Frame 1 (no input): blank canvas, image omitted
Frame 60 (the mouse pressed at the canvas centre just before this capture): blank canvas, image omitted
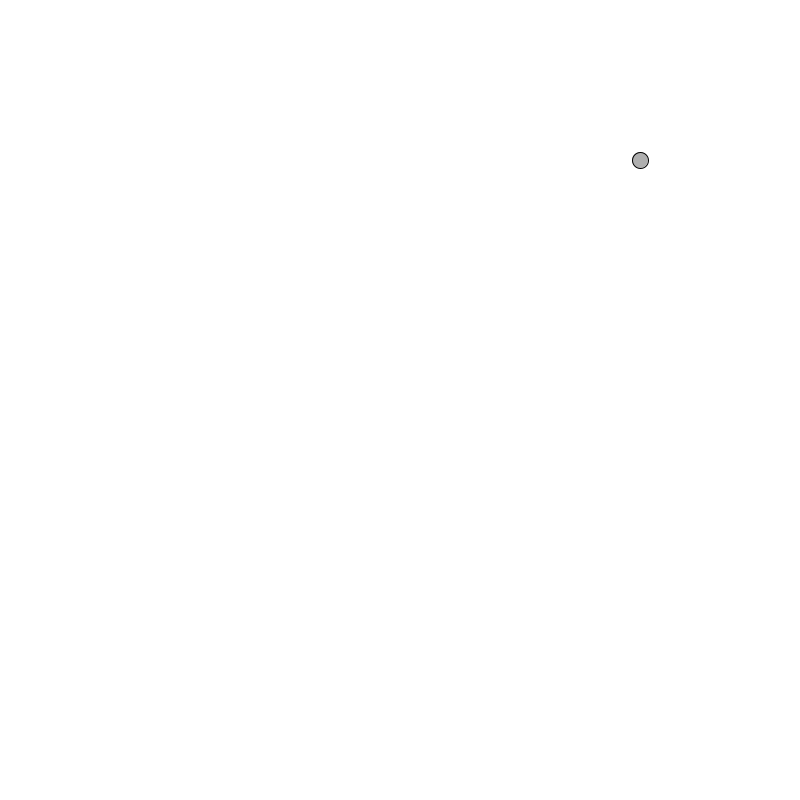
Frame 120 (the mouse held since frame 60 and released just before this capture)

The Processing sketch whose frames 1 and 60 were blank and that drew this single picture after the mouse press (run headless with seeded random() and noise(); from frame 60 on, the mouse is pressed at the canvas centre):

// Processing sketch: Bouncing_Ball
// ── Bouncing_Ball.pde
PVector location;
PVector velocity;


void setup() {
  size(800,800);
  background(255);
  location = new PVector(width/2,height/2);
  velocity = new PVector(2, -2);
}

void draw() {
  background(255);
  //println(PVector.random2D());
  location = location.add(velocity);
  
  if ((location.x > width) || (location.x < 0)) { 
    velocity.x = velocity.x * -1;
  }
  if ((location.y > height) || (location.y < 0)) {
    velocity.y = velocity.y * -1;
  }
  
  stroke(0);
  fill(175);
  ellipse(location.x,location.y,16,16); 
}
